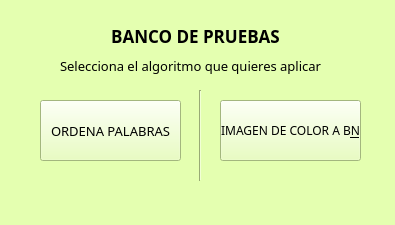
<?xml version="1.0" encoding="UTF-8"?>
<ui version="4.0">
 <class>MainWindow</class>
 <widget class="QMainWindow" name="MainWindow">
  <property name="geometry">
   <rect>
    <x>0</x>
    <y>0</y>
    <width>395</width>
    <height>225</height>
   </rect>
  </property>
  <property name="windowTitle">
   <string>Banco de pruebas</string>
  </property>
  <property name="styleSheet">
   <string notr="true">background-color: rgb(228, 255, 176);</string>
  </property>
  <widget class="QWidget" name="centralWidget">
   <widget class="QLabel" name="label">
    <property name="geometry">
     <rect>
      <x>110</x>
      <y>20</y>
      <width>171</width>
      <height>31</height>
     </rect>
    </property>
    <property name="font">
     <font>
      <family>Britannic Bold</family>
      <pointsize>13</pointsize>
      <weight>75</weight>
      <bold>true</bold>
     </font>
    </property>
    <property name="text">
     <string>BANCO DE PRUEBAS</string>
    </property>
    <property name="alignment">
     <set>Qt::AlignCenter</set>
    </property>
    <property name="wordWrap">
     <bool>false</bool>
    </property>
   </widget>
   <widget class="QLabel" name="label_2">
    <property name="geometry">
     <rect>
      <x>60</x>
      <y>50</y>
      <width>261</width>
      <height>31</height>
     </rect>
    </property>
    <property name="font">
     <font>
      <family>Britannic Bold</family>
      <pointsize>10</pointsize>
     </font>
    </property>
    <property name="text">
     <string>Selecciona el algoritmo que quieres aplicar</string>
    </property>
    <property name="alignment">
     <set>Qt::AlignCenter</set>
    </property>
   </widget>
   <widget class="QPushButton" name="pushButton">
    <property name="geometry">
     <rect>
      <x>40</x>
      <y>100</y>
      <width>141</width>
      <height>61</height>
     </rect>
    </property>
    <property name="font">
     <font>
      <family>Britannic Bold</family>
      <pointsize>10</pointsize>
     </font>
    </property>
    <property name="text">
     <string>ORDENA PALABRAS</string>
    </property>
    <property name="autoDefault">
     <bool>false</bool>
    </property>
    <property name="default">
     <bool>false</bool>
    </property>
    <property name="flat">
     <bool>false</bool>
    </property>
   </widget>
   <widget class="QPushButton" name="pushButton_2">
    <property name="geometry">
     <rect>
      <x>220</x>
      <y>100</y>
      <width>141</width>
      <height>61</height>
     </rect>
    </property>
    <property name="font">
     <font>
      <family>Britannic Bold</family>
      <pointsize>9</pointsize>
     </font>
    </property>
    <property name="text">
     <string>IMAGEN DE COLOR A B&amp;N</string>
    </property>
    <property name="autoDefault">
     <bool>false</bool>
    </property>
    <property name="default">
     <bool>false</bool>
    </property>
    <property name="flat">
     <bool>false</bool>
    </property>
   </widget>
   <widget class="Line" name="line">
    <property name="geometry">
     <rect>
      <x>190</x>
      <y>90</y>
      <width>20</width>
      <height>91</height>
     </rect>
    </property>
    <property name="orientation">
     <enum>Qt::Vertical</enum>
    </property>
   </widget>
  </widget>
 </widget>
 <layoutdefault spacing="6" margin="11"/>
 <resources/>
 <connections/>
</ui>
